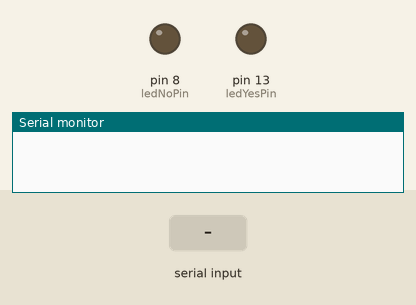
Recording of a sketch running on a simulated Arduino Uno, built with avr-gcc and run on an emulated ATmega328P. Shown: output pins drawn as LEDs (lit = HIGH), the last lines printed to the serial monitor. Inputs (shaded band) come from the test bench.

Above: at 1.2 s.
1.3 s: "YES\n" received over Serial
At 2.5 s:
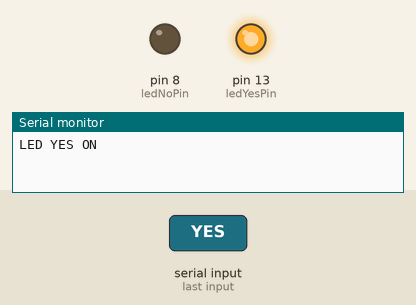
2.8 s: "NO\n" received over Serial
At 3.8 s:
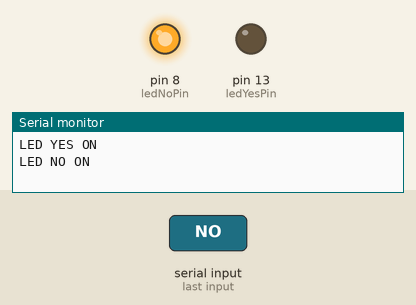
Timing chart, 0 to 5.8 s (numbered marks = the images above; inputs shaded):
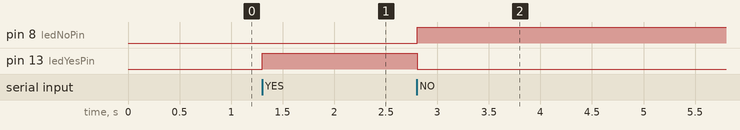

Measured:
- after the input at 1.3 s, pin 13 (ledYesPin): LOW → HIGH at once
- after the input at 2.8 s, pin 8 (ledNoPin): LOW → HIGH at once; pin 13 (ledYesPin): HIGH → LOW at once

The sketch:

arduinocode.ino
```cpp
int ledYesPin = 13; // LED for YES
int ledNoPin = 8;   // LED for NO

void setup() {
  Serial.begin(9600); // Start serial communication at 9600 baud rate
  pinMode(ledYesPin, OUTPUT); // Set pin 13 as output
  pinMode(ledNoPin, OUTPUT);  // Set pin 8 as output
}

void loop() {
  if (Serial.available() > 0) {
    // Read the incoming message
    String command = Serial.readStringUntil('\n'); // Read until a newline

    // Check for "YES" or "NO" and control the LEDs
    if (command == "YES") {
      digitalWrite(ledYesPin, HIGH);  // Turn on the "YES" LED (pin 13)
      digitalWrite(ledNoPin, LOW);    // Make sure the "NO" LED is off (pin 8)
      Serial.println("LED YES ON");
    } else if (command == "NO") {
      digitalWrite(ledYesPin, LOW);   // Turn off the "YES" LED (pin 13)
      digitalWrite(ledNoPin, HIGH);   // Turn on the "NO" LED (pin 8)
      Serial.println("LED NO ON");
    }
  }
}
```
